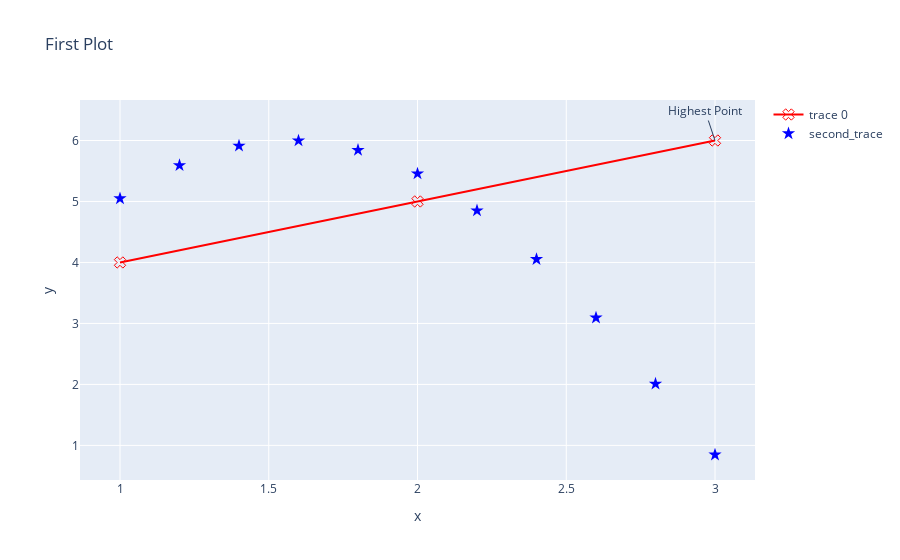

The cell this chart's notebook holds for it:
### Code cell
#  we can also add some text annotation for example in order to indicate the maximum point that's been plotted
# on the current plotting surface; needed text and x,y arguments
layout.update(dict(annotations=[go.layout.Annotation(text="Highest Point", x=3, y=6)]))
iplot(go.Figure(data=data, layout=layout))

### Figure 1 — Plotly figure (JSON) as saved in the notebook; plotly's stock layout.template omitted (floating-point values rounded to 4 significant figures)
{"data": [{"marker": {"color": "red", "size": 10, "symbol": 104}, "mode": "markers+lines", "text": ["one", "two", "three"], "type": "scatter", "x": [1, 2, 3], "y": [4, 5, 6]}, {"marker": {"color": "blue", "size": 10, "symbol": "star"}, "mode": "markers", "name": "second_trace", "type": "scatter", "x": [1, 1.2, 1.4, 1.6, 1.8, 2.0, 2.2, 2.4, 2.6, 2.8, 3.0], "y": [5.049, 5.592, 5.913, 5.997, 5.843, 5.456, 4.851, 4.053, 3.093, 2.01, 0.8467]}], "layout": {"annotations": [{"text": "Highest Point", "x": 3, "y": 6}], "title": {"text": "First Plot"}, "xaxis": {"title": {"text": "x"}}, "yaxis": {"title": {"text": "y"}}}}
